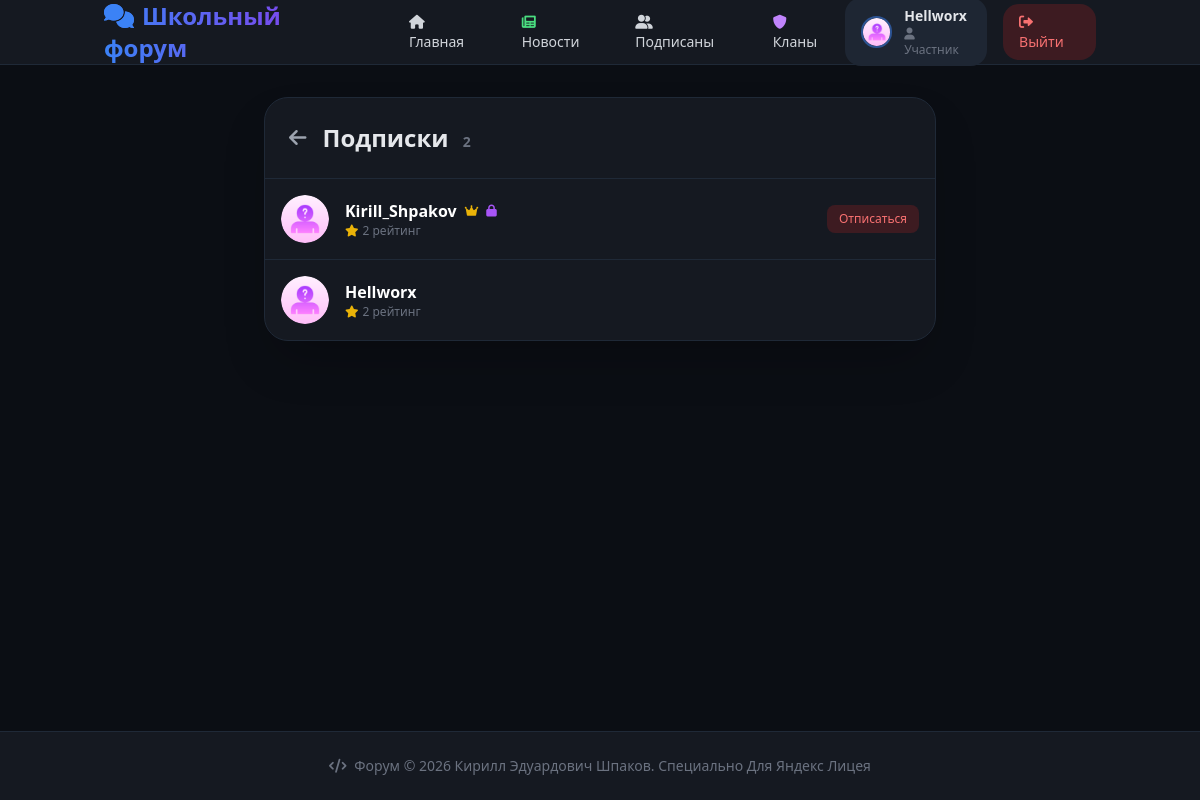
Page /following/3 (signed in) on the committed database.
### models.py (models this page shows, shortened)
class User(db.Model, UserMixin):
    id = db.Column(db.Integer, primary_key=True)
    username = db.Column(db.String(20), unique=True, nullable=False)
    password_hash = db.Column(db.String(128), nullable=False)
    role = db.Column(db.String(20), default='Участник')
    is_cheater = db.Column(db.Boolean, default=False)
    bio = db.Column(db.String(200), default="No bio")
    avatar = db.Column(db.String(200), default="default.png")
    reg_date = db.Column(db.DateTime(timezone=True), default=lambda: datetime.now(timezone.utc))
    last_seen = db.Column(db.DateTime(timezone=True), default=lambda: datetime.now(timezone.utc))
    is_verified = db.Column(db.Boolean, default=False)
    banned_until = db.Column(db.DateTime(timezone=True), nullable=True)
    is_deleted = db.Column(db.Boolean, default=False)
    is_banned_permanent = db.Column(db.Boolean, default=False)
    banner = db.Column(db.String(200), default="default_banner.png")
    posts = db.relationship(
        'Post',
        foreign_keys='Post.author_id',
        back_populates='author',
        lazy=True,
        cascade="all, delete-orphan"
    )
    hidden_posts = db.relationship(
        'Post',
        foreign_keys='Post.hidden_by_id',
        back_populates='hidden_by',
        lazy=True
    )
    messages = db.relationship(
        'Message',
        foreign_keys='Message.user_id',
        back_populates='user',
        lazy=True
    )
    deleted_messages = db.relationship(
        'Message',
        foreign_keys='Message.deleted_by_id',
        back_populates='deleted_by',
        lazy=True
    )
    followers = db.relationship(
        'Follow',
        foreign_keys='Follow.followed_id',
        backref='followed',
        lazy='dynamic',
        cascade="all, delete-orphan"
    )
    following = db.relationship(
        'Follow',
        foreign_keys='Follow.follower_id',
        backref='follower',
        lazy='dynamic',
        cascade="all, delete-orphan"
    )
    def is_online(self):
        if not self.last_seen:
            return False
        diff = datetime.now(timezone.utc) - self.last_seen.replace(tzinfo=timezone.utc)
        return diff.total_seconds() < 300
    @property
    def rating(self):
        from sqlalchemy import func
        result = db.session.query(func.coalesce(func.sum(Vote.value), 0))\
            .join(Post, Post.id == Vote.post_id)\
            .filter(Post.author_id == self.id)\
            .scalar()
        return result or 0
    def is_followed_by(self, user):
        if not user.is_authenticated:
            return False
        return self.followers.filter_by(follower_id=user.id).first() is not None

### routes/profile.py (the view)
@profile_bp.route('/following/<int:user_id>')
def following(user_id):
    user = db.session.get(User, user_id)
    if not user:
        abort(404)
    following_list = [f.followed for f in user.following]
    return render_template('followers.html', user=user, users=following_list, title='Подписки')

### app.py (called while the page is built)
@login_manager.user_loader
def load_user(uid):
    return db.session.get(User, int(uid))

### templates/followers.html
{% extends 'base.html' %}
{% block content %}
<div class="max-w-2xl mx-auto">
    <div class="bg-[#151921] rounded-3xl border border-gray-800 overflow-hidden shadow-2xl">
        <div class="p-6 border-b border-gray-800 flex items-center justify-between">
            <div class="flex items-center gap-4">
                <a href="{{ url_for('profile.profile', id=user.id) }}" class="text-gray-400 hover:text-white transition">
                    <i class="fas fa-arrow-left text-xl"></i>
                </a>
                <h1 class="text-2xl font-bold">
                    {{ title }}
                    <span class="text-sm text-gray-500 ml-2">{{ users|length }}</span>
                </h1>
            </div>
        </div>
        <div class="divide-y divide-gray-800">
            {% for u in users %}
            <div class="p-4 hover:bg-white/5 transition">
                <div class="flex items-center justify-between">
                    <a href="{{ url_for('profile.profile', id=u.id) }}" class="flex items-center gap-4 flex-1">
                        <img src="/static/avatars/{{ u.avatar }}"
                             class="w-12 h-12 rounded-full object-cover"
                             onerror="this.src='/static/avatars/default.png'">
                        <div>
                            <p class="font-bold text-white flex items-center gap-2">
                                {{ u.username }}
                                {% if u.role == 'Администратор' %}
                                    <i class="fas fa-crown text-yellow-500 text-xs"></i>
                                {% elif u.role == 'Модератор' %}
                                    <i class="fas fa-shield-alt text-blue-400 text-xs"></i>
                                {% endif %}
                                {% if u.is_cheater %}
                                    <i class="fas fa-lock text-purple-500 text-xs"></i>
                                {% endif %}
                            </p>
                            <p class="text-xs text-gray-500">
                                <i class="fas fa-star text-yellow-500 mr-1"></i>{{ u.rating }} рейтинг
                            </p>
                        </div>
                    </a>
                    {% if current_user.is_authenticated and current_user.id != u.id %}
                        {% if u.is_followed_by(current_user) %}
                            <a href="{{ url_for('profile.unfollow', user_id=u.id) }}"
                               class="text-xs bg-red-600/20 hover:bg-red-600/40 text-red-400 px-3 py-1.5 rounded-lg transition">
                                Отписаться
                            </a>
                        {% else %}
                            <a href="{{ url_for('profile.follow', user_id=u.id) }}"
                               class="text-xs bg-blue-600 hover:bg-blue-500 text-white px-3 py-1.5 rounded-lg transition">
                                Подписаться
                            </a>
                        {% endif %}
                    {% endif %}
                </div>
            </div>
            {% else %}
            <div class="p-12 text-center">
                <i class="fas fa-users text-5xl text-gray-700 mb-4"></i>
                <p class="text-gray-500">Список пуст</p>
            </div>
            {% endfor %}
        </div>
    </div>
</div>
{% endblock %}

### templates/base.html (shortened to what this page needs)
<!DOCTYPE html>
<html lang="ru">
<head>
    <script src="https://cdn.tailwindcss.com"></script>
    <link rel="stylesheet" href="https://cdnjs.cloudflare.com/ajax/libs/font-awesome/6.0.0-beta3/css/all.min.css">
</head>
<body class="scrollbar-hide">
<nav class="bg-[#151921] border-b border-gray-800 sticky top-0 z-50">
    <div class="container mx-auto px-4">
        <div class="flex justify-between items-center h-16">
            <div class="flex items-center space-x-8">
                <a href="/"
                   class="text-2xl font-black bg-gradient-to-r from-blue-500 to-purple-600 bg-clip-text text-transparent hover:scale-105 transition-transform duration-200">
                    <i class="fas fa-comments mr-2 text-blue-500"></i>Школьный форум
                </a>
                {% if current_user.is_authenticated %}
                <div class="flex space-x-4">
                    <a href="/" class="px-3 py-2 rounded-lg text-sm font-medium transition-all duration-200
                            {% if request.path == '/' and not request.args.get('sort') == 'following' %}bg-blue-600 text-white{% else %}text-gray-300 hover:bg-[#1e2633] hover:text-white{% endif %}">
                        <i class="fas fa-home mr-1"></i>Главная
                    </a>
                    <a href="{{ url_for('news.news') }}" class="px-3 py-2 rounded-lg text-sm font-medium transition-all duration-200
    {% if request.path == '/news' %}bg-blue-600 text-white{% else %}text-gray-300 hover:bg-[#1e2633] hover:text-white{% endif %}">
                        <i class="fas fa-newspaper mr-1 text-green-400"></i>Новости
                    </a>
                    <a href="{{ url_for('posts.following_feed') }}" class="px-3 py-2 rounded-lg text-sm font-medium transition-all duration-200
                            {% if request.path == '/following' %}bg-blue-600 text-white{% else %}text-gray-300 hover:bg-[#1e2633] hover:text-white{% endif %}">
                        <i class="fas fa-user-friends mr-1"></i>Подписаны
                    </a>
                    <a href="{{ url_for('clans.index') }}" class="px-3 py-2 rounded-lg text-sm font-medium transition-all duration-200
    {% if '/clans' in request.path %}bg-blue-600 text-white{% else %}text-gray-300 hover:bg-[#1e2633] hover:text-white{% endif %}">
                        <i class="fas fa-shield-alt mr-1 text-purple-400"></i>Кланы
                    </a>
                </div>
                {% endif %}
            </div>
            <div class="flex items-center space-x-4">
                {% if current_user.is_authenticated %}
                <a href="{{ url_for('profile.profile', id=current_user.id) }}"
                   class="flex items-center space-x-3 bg-[#1e2633] hover:bg-[#252f3a] px-4 py-2 rounded-2xl transition-all duration-200 group">
                    <div class="relative">
                        <img src="/static/avatars/{{ current_user.avatar }}"
                             class="w-8 h-8 rounded-full object-cover border-2 border-blue-500/50 group-hover:border-blue-500 transition-all"
                             onerror="this.src='/static/avatars/default.png'">
                    </div>
                    <div class="hidden md:block">
                        <p class="text-sm font-bold">{{ current_user.username }}</p>
                        <p class="text-xs text-gray-500">
                            {% if current_user.role == 'Администратор' %}
                            <i class="fas fa-crown text-yellow-500 mr-1"></i>Админ
                            {% elif current_user.role == 'Модератор' %}
                            <i class="fas fa-shield-alt text-blue-400 mr-1"></i>Модератор
                            {% else %}
                            <i class="fas fa-user text-gray-500 mr-1"></i>Участник
                            {% endif %}
                        </p>
                    </div>
                </a>
                <a href="{{ url_for('auth.logout') }}"
                   class="bg-red-600/20 hover:bg-red-600/40 text-red-400 px-4 py-2 rounded-2xl text-sm transition-all duration-200">
                    <i class="fas fa-sign-out-alt mr-1"></i>Выйти
                </a>
                {% endif %}
            </div>
        </div>
    </div>
</nav>
<main class="container mx-auto px-4 py-8 pb-20">
    {% block content %}{% endblock %}
</main>
<footer class="bg-[#151921] border-t border-gray-800 fixed bottom-0 left-0 right-0 z-40">
    <div class="container mx-auto px-4 py-6">
        <p class="text-center text-gray-500 text-sm">
            <i class="fas fa-code mr-1"></i> Форум © 2026 Кирилл Эдуардович Шпаков. Специально Для Яндекс Лицея
        </p>
    </div>
</footer>
</body>
</html>

### templates/base.html (style rules this page uses)
.scrollbar-hide { -ms-overflow-style: none; scrollbar-width: none; }
body { background: #0b0e14; color: #e5e7eb; }

### rows in the picture
User: avatar (placeholder picture), username "Hellworx", rating "2"
User: avatar (placeholder picture), username "Kirill_Shpakov", role "Администратор" (drawn), is_cheater True (drawn), rating "2"

### other values in the picture
{{ title }} "Подписки"
{{ users|length }} "2"
